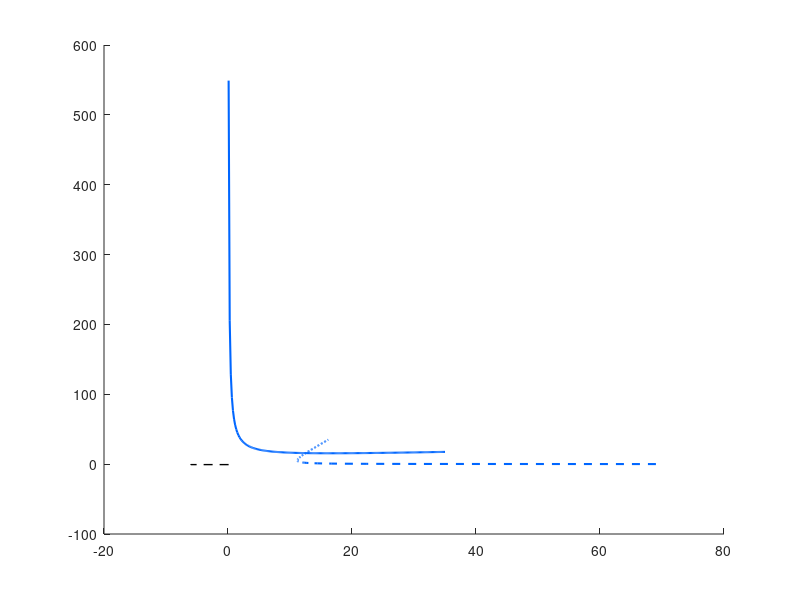

The MATLAB script that drew this image: (Note: this script raises an error after producing the figure.)
%% Phase-plane analysis
%% define paths
Homedir = '~';
% Homedir = 'C:\Users\Bo';
addpath(fullfile(Homedir,'Documents','LDDM','CoreFunctions'));
addpath(fullfile(Homedir,'Documents','LDDM','utils'));
addpath(fullfile(Homedir,'Documents','LDDM','Froemke','SST_STDPadtv'));
% cd('G:\My Drive\LDDM\Froemke\SST_STDPadtv');
cd('/Volumes/GoogleDrive/My Drive/LDDM/Froemke/SST_STDPadtv');
plotdir = fullfile('./Graphics');
if ~exist(plotdir,'dir')
    mkdir(plotdir);
end
Simdir = './SimRslts';
if ~exist(Simdir,'dir')
    mkdir(Simdir);
end

% parameters
fontsize = 14;
mksz = 18;
lwd = 1.5;
aspect1 = [3.9,2.2]; % 16:9, for wide temporal dynamic
aspect2 = [3 3]; % for temporal dynamic
aspect3 = [2.8 2.54];

%% nullclines for R1 and R2 under unequal inputs
rng('default'); rng(2);
c = .8; % .872;
a0 = 10;
b0 = 1.2;%.7;
w0 = 1;
v0 = 1;
% - time couse R1 & R2
dt = .001;Tau = [.1,.1,.1];
sgm = .1; dur = 2;
predur = 0; presentt = dt; triggert = presentt; thresh = Inf;
initialvals = [4,4;8,8;0,0]/15; stimdur = dur; stoprule = 0;
% - Nullclines R1*-R2* space
h = figure; hold on;
filename = 'PhasePlane_Represent';
boost = [0,15];
mycl = jet(length(boost)*10);
for level = 1:2
    V = 30*[1+c, 1-c]; %*boost(level);
    a = a0; %*boost(level);
    b = b0;
    w = w0;%*boost(level);
    v = v0;%*boost(level);
    iSTDP = boost(level);
    R2 = linspace(.1,35,200);
    R1 = (V(2)./R2 - (w - b)*R2 - (1+iSTDP-a))/v; % dR2/dt = 0
    lgd2(level) = plot(R1,R2,'--', 'Color',mycl(5+(level-1)*10,:),'LineWidth',lwd); % dR2/dt = 0
    plot([V(1)/(1+iSTDP-a), V(1)/(1+iSTDP-a)],[min(R2), V(2)/(1+iSTDP-a)],'--k','LineWidth',1);
    Line1 = [R1' R2'];
    R1 = linspace(.1,35,200);
    R2 = (V(1)./R1 - (w - b)*R1 - (1+iSTDP-a))/v; % dR1/dt = 0
    lgd1(level) = plot(R1,R2,'-', 'Color',mycl(5+(level-1)*10,:),'LineWidth',lwd); % dR1/dt = 0
    plot([min(R1), V(1)/(1+iSTDP-a)],[V(2)/(1+iSTDP-a), V(2)/(1+iSTDP-a)],'--k','LineWidth',1);
    Line2 = [R1' R2'];
    if 1
        [choice, rt, R, G, I] = LDDM_STDPadtv(V, V, iSTDP, [w,v;v,w], a*eye(2), b*eye(2),...
    sgm, Tau, predur, dur, dt, presentt, triggert, thresh, initialvals, stimdur, stoprule);
        
%         [R, G, I, ~, ~] = LcDsInhbt(V, [w,v;v,w], a*eye(2), b*eye(2),...
%             sgm, Tau, dur, dt, presentt, triggert, thresh, initialvals, stimdur, stoprule);
        ldgtrc(level) = plot(R(round(presentt/dt):end,1), R(round(presentt/dt):end,2),'-','Color',mycl(5+(level-1)*10,:),'LineWidth',lwd/2); % '#ef476f'
%         [R, G, I, ~, ~] = LcDsInhbt(V, [w,v;v,w], a*eye(2), b*eye(2),...
%             sgm, Tau, dur, dt, presentt, triggert, thresh, initialvals, stimdur, stoprule);
%         ldgtrc(2) = plot(R(round(presentt/dt):end,1), R(round(presentt/dt):end,2),'-','Color','#118ab2','LineWidth',lwd/2);
    end
    if 1 %b == 0 || V(1) ~= V(2)
        plot([0.1,1000],[0.1,1000],'--k');
    end
    syms R1 R2
    eqns = [(V(1)/R1 - (w - b)*R1 - (1+iSTDP-a))/v == R2, ... % dR1/dt = 0
        (V(2)/R2 - (w - b)*R2 - (1+iSTDP-a))/v == R1];% dR2/dt = 0
    vars = [R1 R2];
    [AnswR1,AnswR2] = solve(eqns, vars);
    AnswI1 = b*AnswR1;
    AnswI2 = b*AnswR2;
    AnswG1 = w*AnswR1 + v*AnswR2 - AnswI1;
    AnswG2 = v*AnswR1 + w*AnswR2 - AnswI2;
    PositiveRealAnsw = double(AnswR1) >0 & double(imag(AnswR1)) == 0;
    Npoints = sum(PositiveRealAnsw);
    lgdvec = [];
    for i = [find(PositiveRealAnsw)]'
        R1star = double(AnswR1(i));
        R2star = double(AnswR2(i));
        G1star = double(AnswG1(i));
        G2star = double(AnswG2(i));
        JMat = [-1 + a/(1+iSTDP+G1star), -(V(1)+a*R1star)/(1+iSTDP+G1star)^2, 0, 0, 0, 0
            w, -1, -1, v, 0, 0
            b, 0, -1, 0, 0, 0
            0, 0, 0, -1+a/(1+iSTDP+G2star),   -(V(2)+a*R2star)/(1+iSTDP+G2star)^2, 0
            v, 0, 0, w, -1, -1
            0, 0, 0, b, 0, -1];
        A = eig(JMat);
        Stability(i) = all(real(A) < 0); % attractive 1, diversive 0
        if Stability(i)
            lgdvec(end+1)=plot(R1star, R2star, '.', 'Color','#06d6a0', 'MarkerSize',mksz);
            plot(R1star, R2star, 'o', 'Color','k', 'MarkerSize',mksz/3);
        else
            lgdvec(end+1)=plot(R1star, R2star, '.', 'Color', '#ffd166', 'MarkerSize',mksz);
            plot(R1star, R2star, 'o', 'Color','k', 'MarkerSize',mksz/3);
        end
    end
end
set(gca, 'XScale','log');
set(gca, 'YScale','log');
xlim([.1,10^2]);ylim([.1,10^2]);
xticks([1,10,100]);yticks([1,10,100]);
xlabel('R_1 activity (a.u.)');
ylabel('R_2 activity (a.u.)');
lgd = legend([lgd1(1),lgd2(1),ldgtrc(1), lgd1(2),lgd2(2),ldgtrc(2)],{'','','','dR_1/dt = 0','dR_2/dt = 0','trace'},...
    'NumColumns',2,'FontName','Times New Roman', ...
    'FontAngle','Italic','FontSize',fontsize-8, 'Location','northeastoutside','Box','off');
title(lgd, "Baseline                      iSTDP                 .");
savefigs(h, filename, plotdir, fontsize, aspect3 + [1.9,0]);
